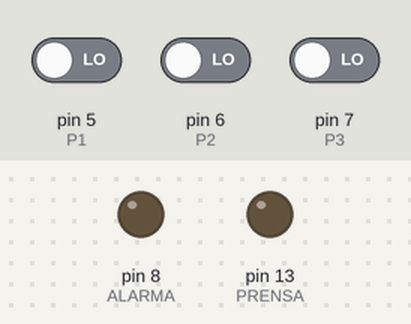
This sketch was run on a simulated Arduino Uno, built with avr-gcc and run on an emulated ATmega328P. On the bench: output pins drawn as LEDs (lit = HIGH). The inputs (shaded band) are chosen by the test bench; at power-on: pin 5 (P1) LOW, pin 6 (P2) LOW, pin 7 (P3) LOW. What the sketch prints to the serial monitor is not drawn.

Above: at 1.2 s.
1.3 s: pin 5 (P1) driven HIGH
At 1.7 s:
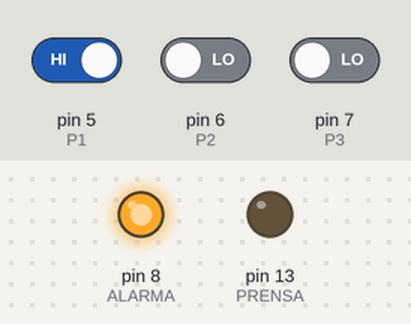
2.8 s: pin 6 (P2) driven HIGH
At 4.0 s:
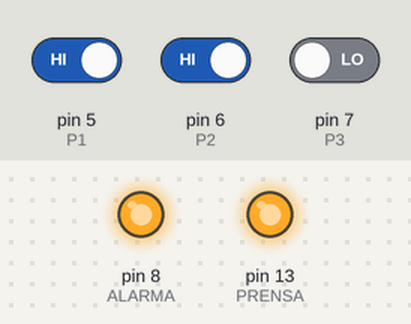
4.3 s: pin 7 (P3) driven HIGH
At 5.0 s:
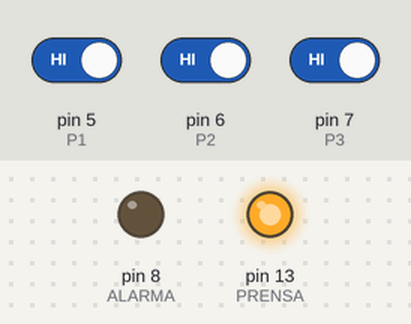
5.8 s: pin 7 (P3) driven LOW
At 6.1 s:
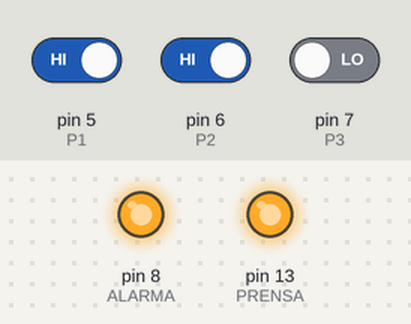
7.3 s: pin 5 (P1) driven LOW
At 8.7 s:
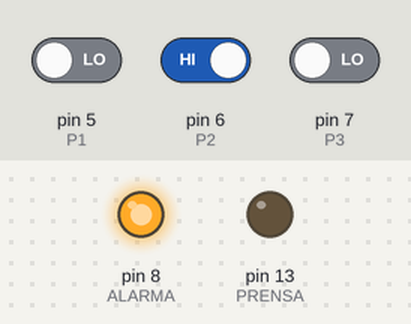
Timing chart, 0 to 9.8 s (numbered marks = the images above; inputs shaded):
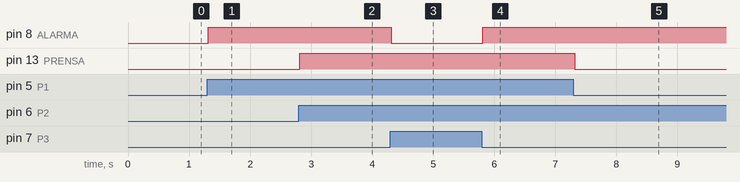

The sketch:

Ejercicio_Prensa.ino
```cpp
/*
 * Ejercicio.
 * Una una prensa funciona al activar 3 pulsadores,
 * si solo se pulsan dos de ellos, la prensa funcionará
 * pero sonará una alarma. Si solo se pulsa un boton,
 * la prensa no funcionará.
 */

#define PRENSA 13
#define ALARMA 8

int P1=5, P2=6, P3=7;  //Pulsadores
byte A,B,C;

void setup() {
  Serial.begin(9600);
  pinMode(PRENSA, OUTPUT);
  pinMode(ALARMA, OUTPUT);
  pinMode(P1, INPUT); pinMode(P2, INPUT); pinMode(P3, INPUT);

}

void loop() {
  A=digitalRead(P1);
  B=digitalRead(P2);
  C=digitalRead(P3);
  Serial.println(A); Serial.println(B); Serial.println(C);

  //Prensa
  if(C&&(A||B)||B&&A >0){
    digitalWrite(PRENSA, HIGH);
  }
  else{
    digitalWrite(PRENSA, LOW);
  }
  //Alarma
  if((A||B||C)&&!(A&&B&&C) >0){
    digitalWrite(ALARMA, HIGH);
  }
  else{
    digitalWrite(ALARMA, LOW);
  }


}
```

Measured:
- after the input at 1.3 s, pin 8 (ALARMA): LOW → HIGH at once
- after the input at 2.8 s, pin 13 (PRENSA): LOW → HIGH at once
- after the input at 4.3 s, pin 8 (ALARMA): HIGH → LOW at once
- after the input at 5.8 s, pin 8 (ALARMA): LOW → HIGH at once
- after the input at 7.3 s, pin 13 (PRENSA): HIGH → LOW at once
